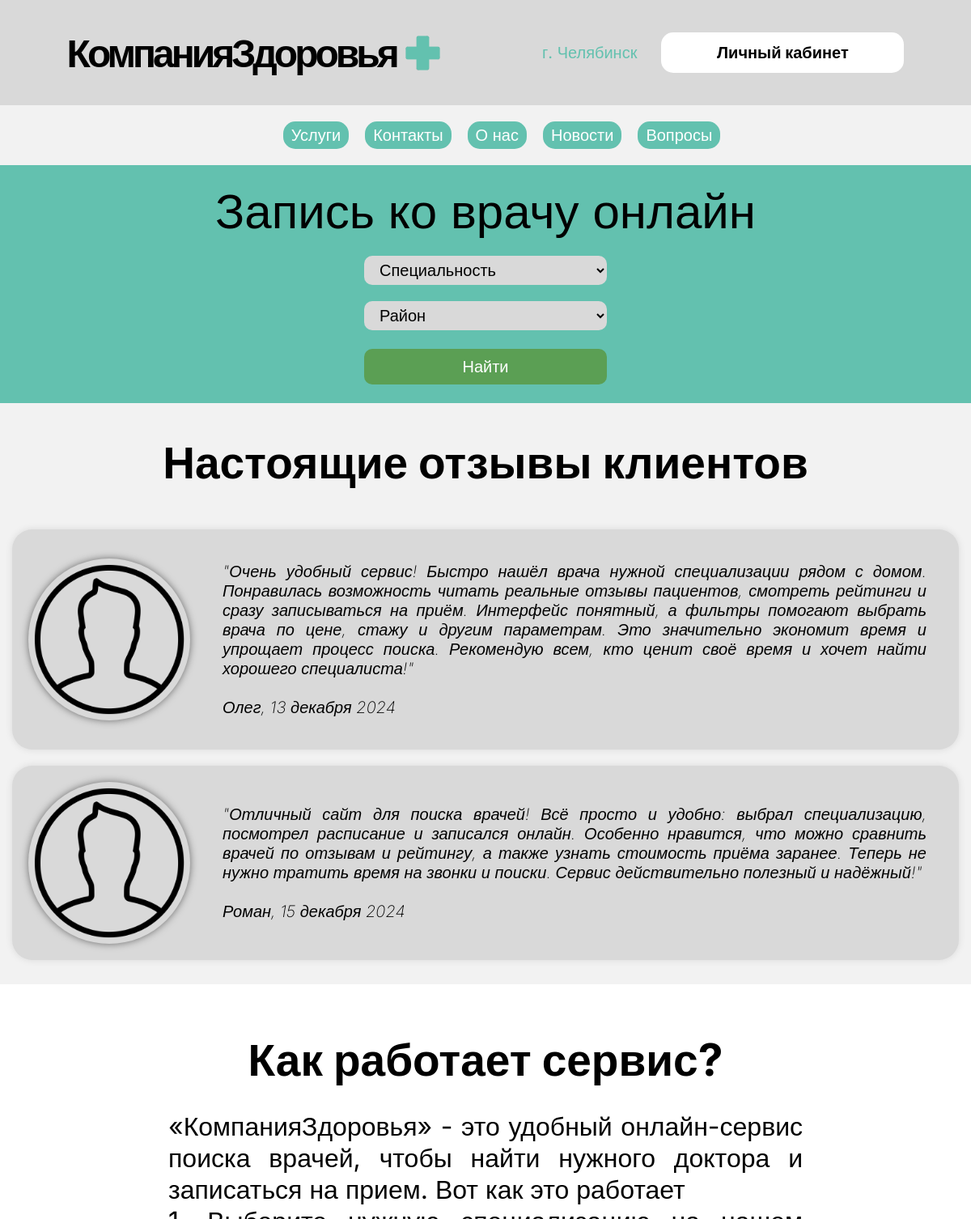
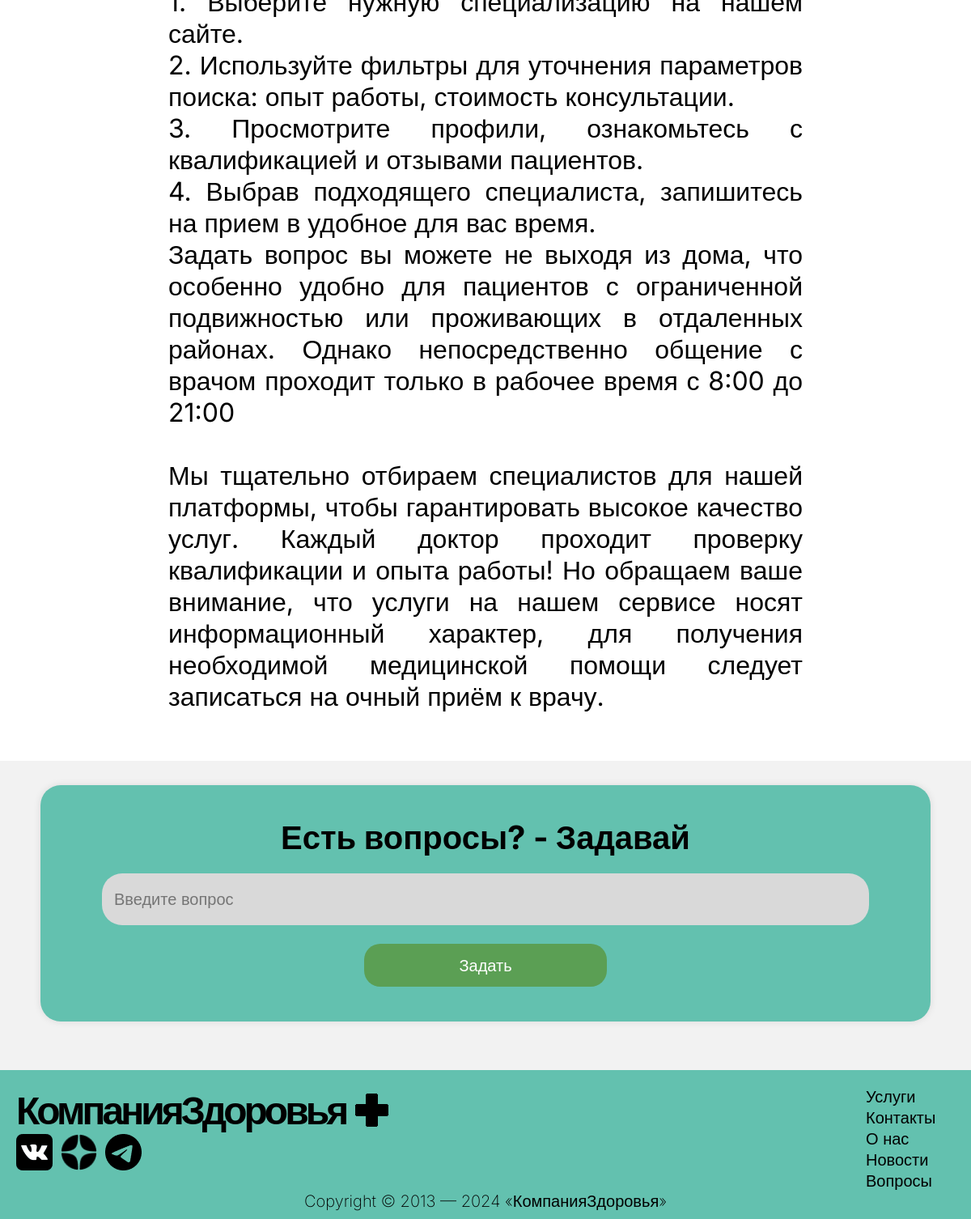
The app's page / (signed in) with its own data (2 pictures, top to bottom).
### main/models.py (models this page shows, shortened)
class Record(models.Model):
    name = models.CharField('Имя', max_length=35)
    record = models.TextField('Отзыв')
    date = models.CharField('Дата отзыва', max_length=25)
    image = models.ImageField('Изображение профиля', null=True, blank=True, upload_to='images/')
    class Meta:
        verbose_name = "Комментарий"
        verbose_name_plural = "Комментарии"

### main/views.py (the view, shortened to what this page needs)
# urls.py: path('', views.home, name='index'),
@login_required
def home(request):
    professions = ["Терапевт", "Хирург", "Педиатр", "Офтальмолог", "Кардиолог", "Невролог", "Эндокринолог", "Дерматолог", "Уролог", "Гинеколог", "Отоларинголог (ЛОР)", "Стоматолог", "Психиатр", "Пульмонолог", "Гастроэнтеролог", "Ревматолог", "Онколог", "Травматолог-ортопед", "Фтизиатр", "Инфекционист", "Нефролог", "Гематолог", "Аллерголог-иммунолог", "Венеролог", "Сосудистый хирург", "Ангиолог", "Анестезиолог-реаниматолог", "Маммолог", "Проктолог", "Гепатолог", "Косметолог", "Физиотерапевт", "Логопед", "Дефектолог", "Генетик"]
    districts = ["Центральный", "Калининский", "Курчатовский", "Ленинский", "Металлургический", "Советский", "Тракторозаводский"]
    patient_id = request.session.get('patient_id')
    doctor_id = request.session.get('doctor_id')
    patient = None
    doctor = None
    if patient_id:
        try:
            patient = Patient.objects.get(id=patient_id)
        except Patient.DoesNotExist:
            patient = None
    if doctor_id:
        try:
            doctor = Doctor.objects.get(id=doctor_id)
        except Doctor.DoesNotExist:
            doctor = None
    records = Record.objects.all()
    return render(request, 'main/index.html', {
        'records': records,
        'patient': patient,
        'doctor': doctor,
        'professions': professions,
        'districts': districts,
    })

### main/templates/main/index.html (shortened to what this page needs)
{% extends 'main/base.html' %}
{% block content %}
{% load static %}
    <div class="sub-header">
        <form method="post" action="{% url 'appointments' %}">
            <h1>Запись ко врачу онлайн</h1>
            <div class="item-form">
                <select name="profession" required>
                    <option value="">Специальность</option>
                </select>
            </div>
            <div class="item-form">
                <select name="district" required>
                    <option value="">Район</option>
                </select>
            </div>
            <button type="submit">Найти</button>
        </form>
    </div>
    {% if records %}
        <div class="records-blocks">
            <h1>Настоящие отзывы клиентов</h1>
            {% for record in records %}
            <div class="record-block container">
                <img src="{% if record.image %}{{ record.image.url }}{% else %}{% static '/img/defalt.png' %}{% endif %}" alt="record image">
                <div class="record-content">
                    <div class="center">
                        <p>"{{ record.record }}"</p>
                        <br/>
                        <div class="record-meta">
                            <p>{{ record.name }}, {{ record.date }}</p>
                        </div>
                    </div>
                </div>
            </div>
            {% endfor %}
        </div>
    {% endif %}
    <div class="about-servies-block">
        <div class="about-text">
            <h1>Как работает сервис?</h1>
            <p>«КомпанияЗдоровья» - это удобный онлайн-сервис поиска врачей, чтобы найти нужного доктора и записаться на прием. Вот как это работает</p>
            <p>1. Выберите нужную специализацию на нашем сайте. <br>
                2. Используйте фильтры для уточнения параметров поиска: опыт работы, стоимость консультации. <br>
                3. Просмотрите профили, ознакомьтесь с квалификацией и отзывами пациентов. <br>
                4. Выбрав подходящего специалиста, запишитесь на прием в удобное для вас время. <br>
                Задать вопрос вы можете не выходя из дома, что особенно удобно для пациентов с ограниченной подвижностью или проживающих в отдаленных районах. Однако непосредственно общение с врачом проходит только в рабочее время с 8:00 до 21:00 <br> <br>
                Мы тщательно отбираем специалистов для нашей платформы, чтобы гарантировать высокое качество услуг. Каждый доктор проходит проверку квалификации и опыта работы! Но обращаем ваше внимание, что услуги на нашем сервисе носят информационный характер, для получения необходимой медицинской помощи следует записаться на очный приём к врачу.</p>
        </div>
    </div>
    <div class="ask-block">
        <div class="ask-question-block container">
            <h2>Есть вопросы? - Задавай</h2>
            <form method="POST" action="{% url 'index' %}">
                <input type="text" name="question" placeholder="Введите вопрос" required>
                <button type="submit">Задать</button>
            </form>
        </div>
    </div>
{% endblock %}

### static/css/main.css (style rules this page uses)
* { margin: 0; padding: 0; font-family: "Inter", sans-serif; font-size: 20px; }
.container { max-width: 1450px; box-shadow: 0px 0px 10px rgba(0,0,0,0.1); background-color: white; border-radius: 25px; padding: 40px; margin: 0px auto; }
@media screen and (max-width: 1570px) { .container { margin: 0px 20px; } }
button { border: none; border-radius: 10px; padding: 8px 15px; margin: 3px 0; color: white; min-width: 300px; transition: background-color 0.3s; }
form { text-align: center; display: flex; flex-direction: column; align-items: center; width: 100%; gap: 20px; }
form input { color: gray; padding: 10px 20px; border: none; border-radius: 20px; width: 300px; background-color: #D9D9D9; }
form button { padding: 10px 15px; background-color: #5B9F54; border: none; border-radius: 10px; color: white; text-align: center; }
form select { width: 300px; padding: 5px 15px; border: none; border-radius: 10px; background-color: #D9D9D9; }
.sub-header { background-color: #63C1AF; display: flex; align-items: center; justify-content: space-around; margin: 0 0 40px 0; padding: 20px 20px 0 20px; }
form h1 { font-weight: 200; font-size: 60px; }
form .item-form { display: flex; align-items: center; gap: 20px; }
.records-blocks h1, .about-servies-block h1, .ask-question-block h1, .result-search h1 { font-size: 55px; font-weight: bold; color: black; text-align: center; margin-bottom: 30px; }
.records-blocks { display: flex; flex-direction: column; gap: 20px; padding-bottom: 30px; }
.records-blocks .record-block { background-color: #D9D9D9; padding: 20px; display: flex; justify-content: center; align-items: center; }
.record-block .record-content { display: flex; flex-direction: column; gap: 10px; padding: 20px; }
.record-block img, .result-search img { width: 200px; height: 200px; object-fit: cover; box-shadow: 0px 0px 10px rgba(0,0,0,0.5); border-radius: 50%; margin-right: 20px; }
.record-block p { text-align: justify; font-style: italic; font-size: 20px; font-weight: 200; }
.about-servies-block { background-color: white; color: black; display: flex; flex-direction: column; gap: 20px; align-items: center; padding: 40px; }
.about-servies-block .about-text { width: 70%; margin: 20px auto; }
.about-servies-block p { text-align: justify; font-size: 32px; font-weight: 400; }
.ask-block { padding: 30px; }
.ask-question-block { text-align: center !important; background-color: #63C1AF; }
.ask-question-block h2 { font-size: 40px; margin-bottom: 20px; }
.ask-question-block input { background-color: #D9D9D9; border-radius: 25px; padding: 20px 15px; width: 90%; border: none; }
.ask-question-block button { padding: 5px 10px; background-color: #5B9F54; border: none; border-radius: 20px; color: white; width: 236px; height: 53px; text-align: center; }
@media screen and (max-width: 1240px) { .sub-header { display: block; text-align: center; padding: 20px; } }
@media screen and (max-width: 1240px) { .record-block, .one-post-search { margin: 0 15px !important; } }

### records on screen
Record: record "Очень удобный сервис! Быстро нашёл врача нужной специализации рядом с домом. Понравилась возможность читать реальные отзывы пациентов, смотреть рейтинги и сразу записываться на приём. Интерфейс понятный, а фильтры помогают выбрать врача по цене, стажу и другим параметрам. Это значительно экономит время и упрощает процесс поиска. Рекомендую всем, кто ценит своё время и хочет найти хорошего специалиста!", name "Олег", date "13 декабря 2024"
Record: record "Отличный сайт для поиска врачей! Всё просто и удобно: выбрал специализацию, посмотрел расписание и записался онлайн. Особенно нравится, что можно сравнить врачей по отзывам и рейтингу, а также узнать стоимость приёма заранее. Теперь не нужно тратить время на звонки и поиски. Сервис действительно полезный и надёжный!", name "Роман", date "15 декабря 2024"
